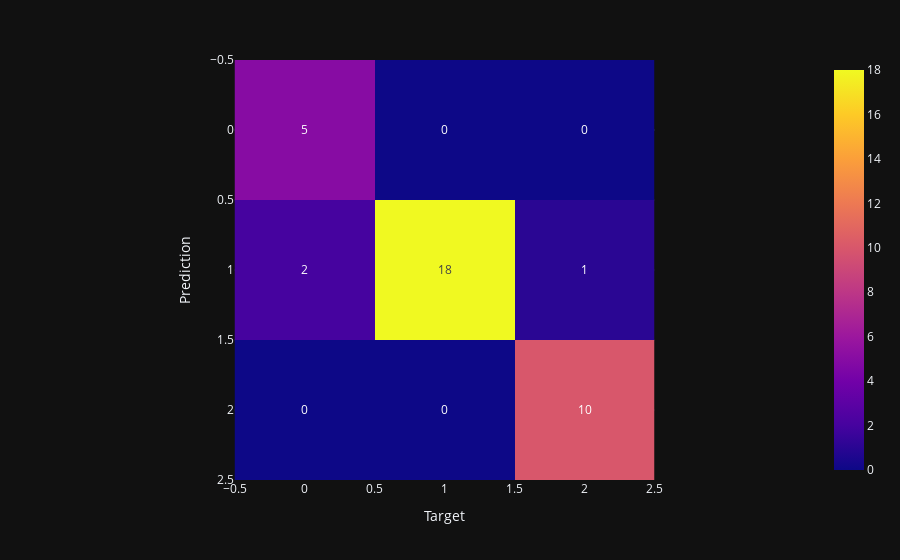

Notebook source saved alongside this figure:
### Code cell
fig = px.imshow(confusion_matrix(y_test, svm_preds), text_auto=True)
fig.update_layout(xaxis_title='Target', yaxis_title='Prediction')

### Figure 1 — Plotly figure (JSON) as saved in the notebook; plotly's stock layout.template omitted (floating-point values rounded to 4 significant figures)
{"data": [{"coloraxis": "coloraxis", "name": "0", "texttemplate": "%{z}", "z": [[5, 0, 0], [2, 18, 1], [0, 0, 10]], "type": "heatmap", "xaxis": "x", "yaxis": "y", "hovertemplate": "x: %{x}<br>y: %{y}<br>color: %{z}<extra></extra>"}], "layout": {"xaxis": {"anchor": "y", "domain": [0.0, 1.0], "scaleanchor": "y", "constrain": "domain", "title": {"text": "Target"}}, "yaxis": {"anchor": "x", "domain": [0.0, 1.0], "autorange": "reversed", "constrain": "domain", "title": {"text": "Prediction"}}, "coloraxis": {"colorscale": [[0.0, "#0d0887"], [0.1111, "#46039f"], [0.2222, "#7201a8"], [0.3333, "#9c179e"], [0.4444, "#bd3786"], [0.5556, "#d8576b"], [0.6667, "#ed7953"], [0.7778, "#fb9f3a"], [0.8889, "#fdca26"], [1.0, "#f0f921"]]}, "margin": {"t": 60}}}
